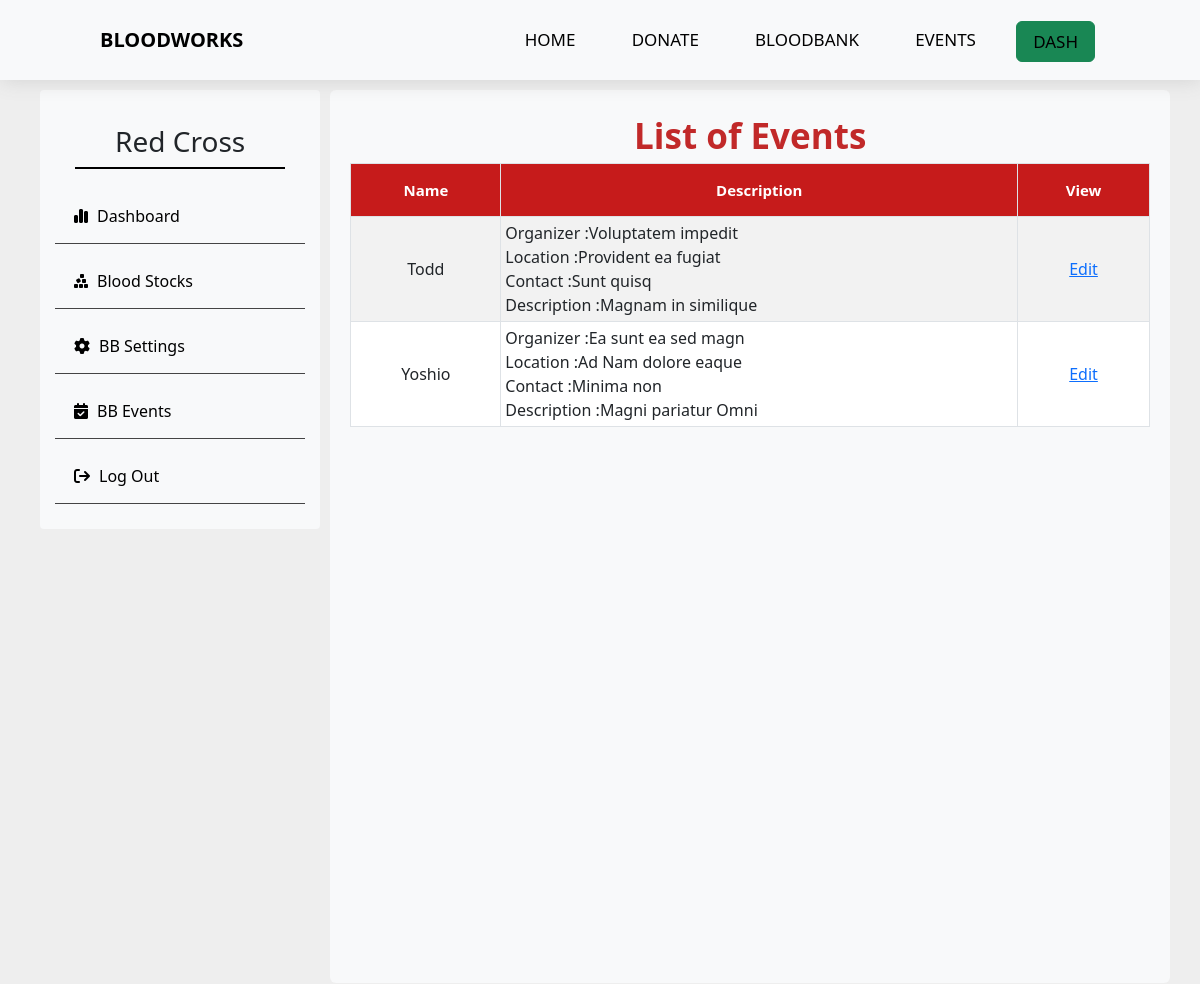
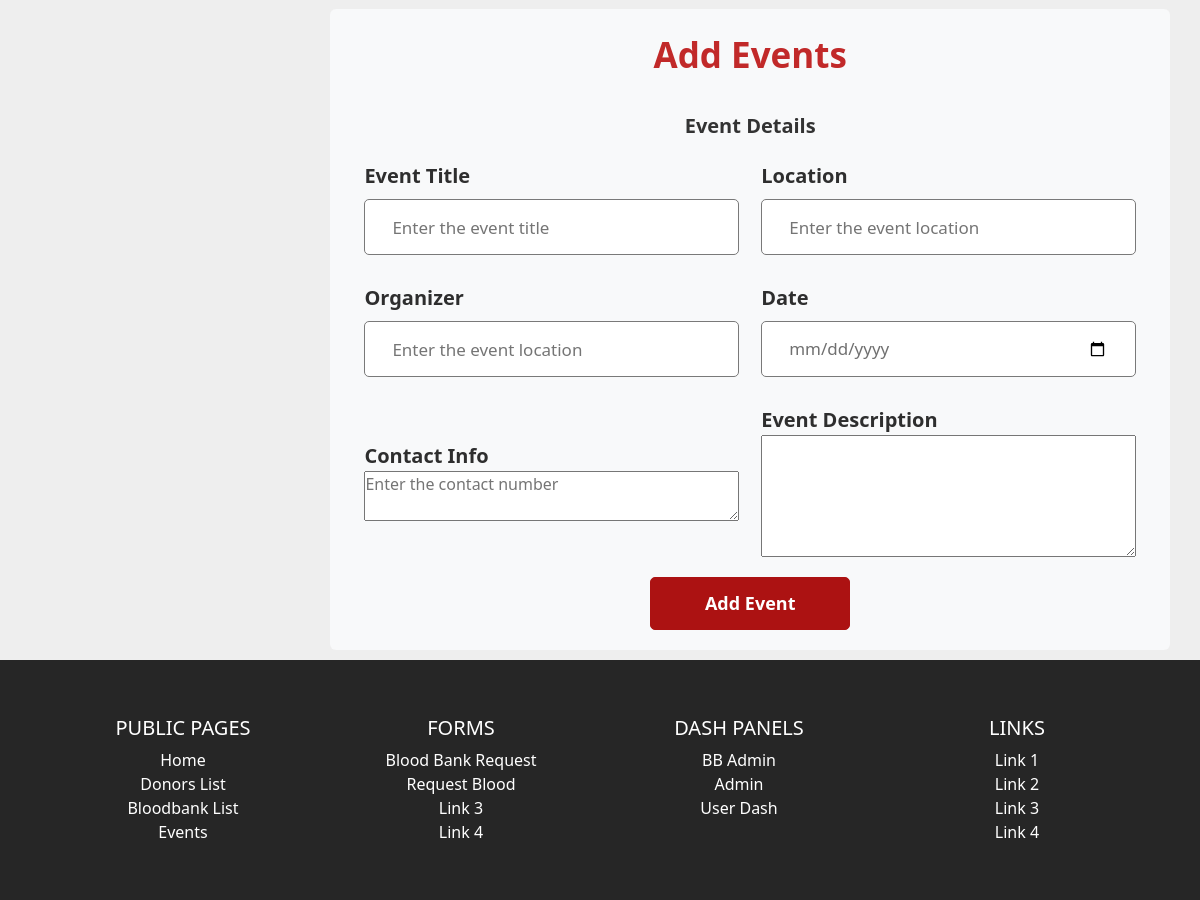
Page /bbadmin/events (signed in) on the committed database (2 pictures, top to bottom).
### tables this page shows
CREATE TABLE `blood_banks` (
  `bb_id` int(11) NOT NULL,
  `bb_name` varchar(50) NOT NULL,
  `bb_email` varchar(50) DEFAULT NULL,
  `bb_username` varchar(50) NOT NULL,
  `bb_password` varchar(100) NOT NULL,
  `bb_phoneno` varchar(20) DEFAULT NULL,
  `bb_address` varchar(255) DEFAULT NULL,
  `bb_status` varchar(50) DEFAULT NULL,
  `bb_description` varchar(255) DEFAULT NULL
);

CREATE TABLE `event` (
  `event_id` int(11) NOT NULL,
  `bb_id` int(11) DEFAULT NULL,
  `event_name` varchar(50) DEFAULT NULL,
  `event_location` varchar(50) DEFAULT NULL,
  `event_desc` text DEFAULT NULL,
  `organizer` varchar(50) DEFAULT NULL,
  `contact_info` varchar(255) DEFAULT NULL,
  `event_date` date DEFAULT NULL
);

### controllers/BBAdminEvents.php (called while the page is built, shortened)
<?php
class BBAdmin extends BloodBank
{
    public function index($a = "", $b = "", $c = "")
    {
        $loggedindata = $this->getUserData();
        $bb_id = getLoggedinUser('bb_id');
        $eventlist = $this->eventDetail($bb_id);
        $data = [
            "events" => $eventlist,
            "loggedinuser" => $loggedindata,
        ];
        $this->view('bbadmin/events',$data);
    }
    public function getUserData()
    {
        $getuserdata = new Model;
        $getuserdata->table = "blood_banks";
        $getuserdata->order_column = "bb_id";
        $getsessionid = getLoggedinUser('bb_id');
        $data = [
            "bb_id" => "$getsessionid"
        ];
        $getuserdata = $getuserdata->where($data);
        return $getuserdata;
    }
}

### includes/app.php (called while the page is built, shortened)
<?php
class App
{
    private $method = "index";
    public function splitURL()
    {
        $URL = $_GET['url'] ?? 'home';
        $URL = explode("/", trim($URL, "/"));
        return $URL;
    }
    public function loadController()
    {
        $URL = $this->splitURL();
        if($URL[0] == "dash"){
            if ($URL[0] == "dash" && !isset($URL[1])) {
                $filename = "controllers/Dash"  . ".php";
            } elseif ($URL[0] == "dash" && isset($URL[1])) {
                $filename = "controllers/" . $URL[0] . $URL[1] . ".php";
            }
        }
        elseif ($URL[0] == "admin"  ) {
            if ($URL[0] == "admin" && !isset($URL[1])) {
                $filename = "controllers/Admin"  . ".php";
            } elseif ($URL[0] == "admin" && isset($URL[1])) {
                $filename = "controllers/" . $URL[0] . $URL[1] . ".php";
            }
        }
        elseif ($URL[0] == "bbadmin"  ) {
            if ($URL[0] == "bbadmin" && !isset($URL[1])) {
                $filename = "controllers/bbadmin"  . ".php";
            } elseif ($URL[0] == "bbadmin" && isset($URL[1])) {
                $filename = "controllers/" . $URL[0] . $URL[1] . ".php";
            }
        }
        else{
            $filename = "controllers/" .$URL[0] . ".php";
        }
        if (file_exists($filename)) {
            unset($URL[0]);
        } else {
            $filename = "controllers/_404.php";
            require $filename;
            $this->controller = "_404";
        }
        $controller = new $this->controller;
        $URL = $URL ? array_values($URL) : [];
        call_user_func_array([$controller, $this->method], $URL);
    }
}

### index.php (called while the page is built, shortened)
<?php
$app = new App;
$app->loadController();
?>

### includes/database.php (called while the page is built, shortened)
<?php
trait Database
{
    public function connect()
    {
        $string = "mysql:hostname=" . DBHOST . ";dbname=" . DBNAME;
        $con = new PDO($string, DBUSER, DBPASS);
        return $con;
    }
    public function query($query, $data = [])
    {
        $con = $this->connect();
        $stm = $con->prepare($query);
        $check = $stm->execute($data);
        if ($check) {
            $result = $stm->fetchAll(PDO::FETCH_OBJ);
            if (is_array($result) && count($result)) {
                return $result;
            }
        }
        return false;
    }
}

### includes/models.php (called while the page is built, shortened)
<?php
class Model
{
    public $table = "users";
    protected $limit = '100';
    protected $offset = 0;
    protected $order_type = "desc";
    public $order_column = "id";
    public function where($data, $data_not = [])
    {
        $keys = array_keys($data);
        $query = "select * from $this->table where ";
        foreach ($keys as $key) {
            $query .= $key . " = :" . $key . " && ";
        }
        $query = trim($query, " && ");
        $query .= " order by $this->order_column $this->order_type limit $this->limit offset $this->offset";
        $data = array_merge($data, $data_not);
        return $this->query($query, $data);
    }
}

### controllers/BloodBank.php (called while the page is built, shortened)
<?php
class BloodBank
{
    public function eventDetail($bb_id)
    {
        $eventlist = new Model;
        $eventlist->table = "event";
        $eventlist->order_column = "event_id";
        $data = [
            "bb_id" => $bb_id
        ];
        $eventlist = $eventlist->where($data);
        return $eventlist;
    }
}

### views/bbadmin/events.views.php (the view)
<?php
include_once 'views/header.php';
?>
 <main class="dash-container">
     <section class="dashboard_container">
         <?php include_once 'asidemenu.php'; ?>
         <div class="info ">
             <div class="container">
                 <div class="heading">
                     List of Events
                 </div>
                <div class="table-section">
                    <div style="overflow-x:auto;">
                        <table id="datatable" class="table table-hover table-striped table-bordered table-sm" cellspacing="0" width="100%">
                            <thead>
                                <tr>
                                    <th class="th-sm">Name
                                    </th>
                                    <th class="th-sm">Description
                                    </th>
                                    <th class="th-sm">View
                                    </th>
                                </tr>
                            </thead>
                            <tbody>
                                <?php
                                if (empty($events)) {
                                    echo "No events available";
                                } else {
                                    foreach ($events as $event) {
                                ?>
                                        <tr>
                                            <td><?= $event->event_name; ?></td>
                                            <td style="text-align:left;">
                                                Organizer :<?= $event->organizer; ?> <br>
                                                Location :<?= $event->event_location; ?> <br>
                                                Contact :<?= $event->contact_info; ?> <br>
                                                Description :<?= $event->event_desc; ?> <br>
                                            </td>
                                            <td>
                                                <a href="<?= HOSTNAME ?>/bbadmin/editevent/<?= $event->event_id; ?>">Edit</a>
                                            </td>
                                        </tr>
                                <?php
                                    }
                                }
                                ?>
                            </tbody>
                        </table>
                    </div>
                </div>
            </div>
            <div class="container">
                <div class="heading">
                    Add Events
                </div>
                <form action="events" method="post">
                        <div class="form first">
                            <div class="details personal">
                                <span class="title">Event Details</span>
                                <div class="fields">
                                    <div class="input_field">
                                        <label>Event Title</label>
                                        <input type="text" name="event_name"  placeholder="Enter the event title" required>
                                    </div>
                                    <div class="input_field">
                                        <label>Location</label>
                                        <input type="text" name="event_location" placeholder="Enter the event location" required>
                                    </div>
                                    <div class="input_field">
                                        <label>Organizer</label>
                                        <input type="text" name="organizer" placeholder="Enter the event location" required>
                                    </div>
                                    <div class="input_field">
                                        <label>Date</label>
                                        <input type="date" name="event_date"  placeholder="Enter the event date" required>
                                    </div>
                                    <div class="input_field">
                                        <label>Contact Info</label>
                                        <textarea type="text" maxlength="10" name="contact_info" placeholder="Enter the contact number" required></textarea>
                                    </div>
                                    <div class="input_field">
                                        <label>Event Description</label>
                                        <textarea name="event_desc" id="" cols="30" rows="5"></textarea>
                                    </div>
                                </div>
                                <input class="submit button" type="submit" name="add-event" value="Add Event">
                            </div>
                        </div>
                </form>
         </div>
     </section>
 </main>
<?php include 'views/footer.php' ?>

### views/bbadmin/asidemenu.php (shortened to what this page needs)
<div class="dashboard ">
    <?php foreach ($loggedinuser as $user) {
    ?>
        <div class="profile-container">
            <h3><?= $user->bb_name ?></h3>
        </div>
        <div class="side-list">
            <a href="<?= HOSTNAME ?>bbadmin">
                <i class="fa-solid fa-chart-simple active"></i>Dashboard</a>
            <a href="<?= HOSTNAME ?>bbadmin/bloodstock">
                <i class="fa-solid fa-cubes-stacked"></i>Blood Stocks</a>
            <a href="<?= HOSTNAME ?>bbadmin/edit">
                <i class="fa-solid fa-gear"></i>BB Settings</a>
            <a href="<?= HOSTNAME ?>bbadmin/events">
                <i class="fa-solid fa-calendar-check"></i>BB Events</a>
            <a href="<?= HOSTNAME ?>logout">
                <i class="fa-solid fa-arrow-right-from-bracket"></i>Log Out</a>
        </div>
    <?php  }
    ?>
</div>

### assets/css/style.css (style rules this page uses)
* { margin: 0; padding: 0; box-sizing: border-box; }
body { background: #eeeeee; }
main { min-height: 100vh; }
.table-section { min-height: 100vh; position: relative; }
td, th { padding: 20px; height: 30px; justify-content: center; align-content: center; text-align: center; }
#datatable th { background-color: rgb(198, 27, 27); font-weight: bold; color: white; font-size: 15px; padding: 15px; text-align: center; }
.dash-container { width: 100%; }
.dashboard_container { position: relative; display: flex; flex-direction: row; top: 40px; left: 0; max-width: 1140px; margin: 40px auto; }
.dashboard { width: 25%; min-width: 15%; height: fit-content; }
.dashboard ,.info { overflow: none; margin: 10px; }
.dashboard, .info .container { background-color: #F8F9FA; border-radius: 4px; padding: 15px; }
.info .container { margin: 10px 0; }
.profile-container { display: flex; flex-direction: column; justify-content: center; align-items: center; margin: 20px; border-bottom: 2px solid black; }
.side-list { display: flex; flex-direction: column; margin-top: 10px; height: fit-content; }
.side-list a { display: block; margin-bottom: 10px; margin-left: 0; padding: 10px; width: 100%; border-bottom: 1px solid rgb(68, 68, 68); font-size: 1rem; text-decoration: none; color: black; }
.side-list a i { padding: 9px; }
.info { width: 75%; }
.info { position: relative; margin: auto; }
.info .container , .inf .container { position: relative; border-radius: 6px; background-color: #F8F9FA; padding: 20px; }
.info .container .heading, .container h1, .inf .container .heading { position: relative; font-size: 35px; font-weight: bold; width: fit-content; margin: auto; color: rgb(193, 41, 41); }
.info .container form ,.inf .container form { position: relative; margin:auto; z-index: 3; }
.info .container form .details,.inf .container form .details { margin-top: 30px; }
.info .container form .title,.inf .container form .title { display: block; font-size: 20px; font-weight: bold; margin: auto; width: fit-content; color: #333; }
.info .container form .fields,.inf .container form .fields { display: flex; align-items: center; justify-content: space-between; margin: 10px; flex-wrap: wrap; }
form .fields .input_field { display: flex; width: calc(100% / 2 - 15px); flex-direction: column; margin: 10px 4px; }
form .log-reg-field .input_field input, form .fields .input_field input { padding: 27px; }
form .log-reg-field .input_field input,form .fields .input_field input { font-size: 17px; }
.input_field label { display: inline-block; font-size: 20px; font-weight: bold; color: #2e2e2e; }
.input_field input, .input_field select { outline: none; font-size: 14px; font-weight: 400; color: #000000; border-radius: 5px; border: 1px solid #797979; padding: 0 15px; height: 42px; margin: 8px 0; }
.input_field input[type="date"] { color: #707070; }
form .button,.button { display: flex; align-items: center; justify-content: center; text-align: center; max-width: 200px; width: fit-content; height: fit-content; margin: auto; padding: 12px; border: 1px solid rgb(172, 18, 18);; outline: none; background-color: rgb(172, 18, 18); color: white; border-radius: 5px; cursor: pointer; font-size: 15px; font-weight: bold; position: relative; top: 0; left: 0; transition: all 200ms ease-in-out; }
.form input[type="submit"] { font-size: 18px; width: 300px; margin-top: 10px; }

### rows in the picture
blood_banks: bb_name "Red Cross"
event: event_name "Todd", organizer "Voluptatem impedit", event_location "Provident ea fugiat", contact_info "Sunt quisq", event_desc "Magnam in similique"
event: event_name "Yoshio", organizer "Ea sunt ea sed magn", event_location "Ad Nam dolore eaque", contact_info "Minima non", event_desc "Magni pariatur Omni"
